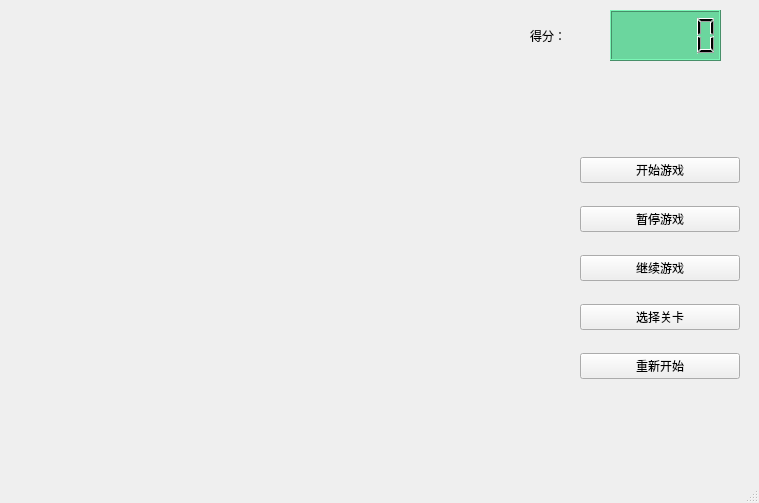
<?xml version="1.0" encoding="UTF-8"?>
<ui version="4.0">
 <class>MainWindow</class>
 <widget class="QMainWindow" name="MainWindow">
  <property name="geometry">
   <rect>
    <x>0</x>
    <y>0</y>
    <width>759</width>
    <height>503</height>
   </rect>
  </property>
  <property name="windowTitle">
   <string>MainWindow</string>
  </property>
  <widget class="QWidget" name="centralwidget">
   <widget class="QLCDNumber" name="Score">
    <property name="geometry">
     <rect>
      <x>610</x>
      <y>10</y>
      <width>111</width>
      <height>51</height>
     </rect>
    </property>
    <property name="styleSheet">
     <string notr="true">border-color: rgb(0, 0, 0);
background-color: rgb(107, 214, 158);
</string>
    </property>
    <property name="segmentStyle">
     <enum>QLCDNumber::Filled</enum>
    </property>
   </widget>
   <widget class="QLabel" name="label">
    <property name="geometry">
     <rect>
      <x>530</x>
      <y>10</y>
      <width>81</width>
      <height>51</height>
     </rect>
    </property>
    <property name="styleSheet">
     <string notr="true">font: 16pt &quot;幼圆&quot;;</string>
    </property>
    <property name="text">
     <string>得分：</string>
    </property>
   </widget>
   <widget class="QWidget" name="gridLayoutWidget">
    <property name="geometry">
     <rect>
      <x>580</x>
      <y>140</y>
      <width>160</width>
      <height>261</height>
     </rect>
    </property>
    <layout class="QGridLayout" name="gridLayout">
     <item row="4" column="0">
      <widget class="QPushButton" name="pB_on_pushbutton_restart">
       <property name="styleSheet">
        <string notr="true">font: 14pt &quot;幼圆&quot;;</string>
       </property>
       <property name="text">
        <string>重新开始</string>
       </property>
      </widget>
     </item>
     <item row="0" column="0">
      <widget class="QPushButton" name="pB_on_pushbutton_start">
       <property name="styleSheet">
        <string notr="true">font: 14pt &quot;幼圆&quot;;</string>
       </property>
       <property name="text">
        <string>开始游戏</string>
       </property>
      </widget>
     </item>
     <item row="1" column="0">
      <widget class="QPushButton" name="pB_on_pushbutton_stop">
       <property name="styleSheet">
        <string notr="true">font: 14pt &quot;幼圆&quot;;</string>
       </property>
       <property name="text">
        <string>暂停游戏</string>
       </property>
      </widget>
     </item>
     <item row="3" column="0">
      <widget class="QPushButton" name="pB_on_pushbutton_select">
       <property name="styleSheet">
        <string notr="true">font: 14pt &quot;幼圆&quot;;</string>
       </property>
       <property name="text">
        <string>选择关卡</string>
       </property>
      </widget>
     </item>
     <item row="2" column="0">
      <widget class="QPushButton" name="pB_on_pushbutton_goon">
       <property name="styleSheet">
        <string notr="true">font: 14pt &quot;幼圆&quot;;</string>
       </property>
       <property name="text">
        <string>继续游戏</string>
       </property>
      </widget>
     </item>
    </layout>
   </widget>
  </widget>
  <widget class="QMenuBar" name="menubar">
   <property name="geometry">
    <rect>
     <x>0</x>
     <y>0</y>
     <width>759</width>
     <height>21</height>
    </rect>
   </property>
  </widget>
  <widget class="QStatusBar" name="statusbar"/>
 </widget>
 <resources/>
 <connections/>
</ui>
